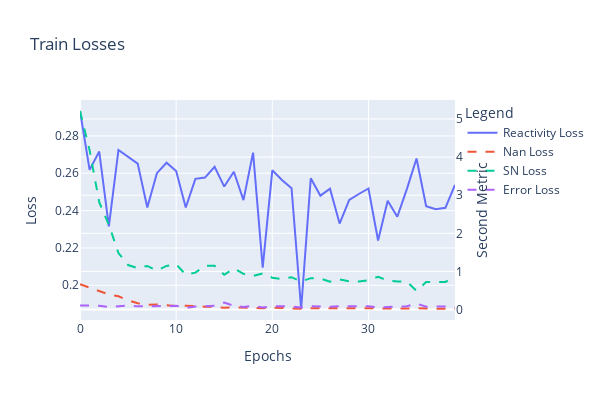
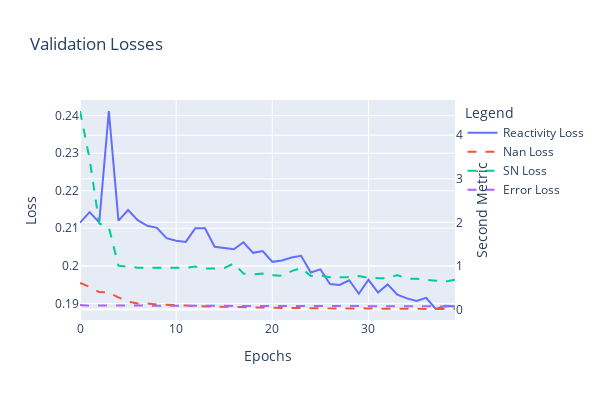

Notebook source saved alongside these figures, in order:
### Code cell
n_epoch = 10

for epoch in range(n_epoch):
    train_list_chunks = split_list_to_chunks(train_list, 3, shuffle=True)
    for i, train_list_chunk in enumerate(train_list_chunks):
        
        print("epoch:", epoch, "\ntrain step:", i)
        do_step(crimsonformer, train_list_chunk, train_logger, "train", optimizer=optimizer, scheduler=scheduler)

        print("epoch:", epoch, "\nvalidation")
        do_step(crimsonformer, val_list, val_logger, "validation", optimizer=None, scheduler=None)

        display_progress(train_logger=train_logger, val_logger=val_logger, second_axis_keys=["Nan Loss", "SN Loss", "Error Loss"], clear_output=True)

        pred_list, label_list = predict(crimsonformer, val_list, is_label=True)
        plot_pred_vs_label(pred_list[0], label_list[0], grid_height=2, grid_width=2)

### Figure 1 — Plotly figure (JSON) as saved in the notebook; plotly's stock layout.template omitted (floating-point values rounded to 4 significant figures)
{"data": [{"mode": "lines", "name": "Reactivity Loss", "type": "scatter", "x": [0, 1, 2, 3, 4, 5, 6, 7, 8, 9, 10, 11, 12, 13, 14, 15, 16, 17, 18, 19, 20, 21, 22, 23, 24, 25, 26, 27, 28, 29, 30, 31, 32, 33, 34, 35, 36, 37, 38, 39], "y": [0.2933, 0.2618, 0.2716, 0.2315, 0.2725, 0.2686, 0.2652, 0.2417, 0.2601, 0.2656, 0.2612, 0.2417, 0.257, 0.2577, 0.2635, 0.2529, 0.2608, 0.2456, 0.2711, 0.2095, 0.2616, 0.2563, 0.252, 0.1873, 0.2573, 0.248, 0.2517, 0.2331, 0.2457, 0.2489, 0.2518, 0.224, 0.2453, 0.2367, 0.2516, 0.2679, 0.2424, 0.2407, 0.2415, 0.2538]}, {"line": {"dash": "dash", "width": 2}, "mode": "lines", "name": "Nan Loss", "type": "scatter", "x": [0, 1, 2, 3, 4, 5, 6, 7, 8, 9, 10, 11, 12, 13, 14, 15, 16, 17, 18, 19, 20, 21, 22, 23, 24, 25, 26, 27, 28, 29, 30, 31, 32, 33, 34, 35, 36, 37, 38, 39], "y": [0.6619, 0.5731, 0.4794, 0.3951, 0.3464, 0.2444, 0.1665, 0.1277, 0.1328, 0.1129, 0.09349, 0.1017, 0.0819, 0.07505, 0.07208, 0.04447, 0.05988, 0.05099, 0.05921, 0.03635, 0.04946, 0.04526, 0.03667, 0.01921, 0.03678, 0.03503, 0.03163, 0.03434, 0.0288, 0.03126, 0.02434, 0.014, 0.02319, 0.02235, 0.02792, 0.03494, 0.02105, 0.01964, 0.01963, 0.01524], "yaxis": "y2"}, {"line": {"dash": "dash", "width": 2}, "mode": "lines", "name": "SN Loss", "type": "scatter", "x": [0, 1, 2, 3, 4, 5, 6, 7, 8, 9, 10, 11, 12, 13, 14, 15, 16, 17, 18, 19, 20, 21, 22, 23, 24, 25, 26, 27, 28, 29, 30, 31, 32, 33, 34, 35, 36, 37, 38, 39], "y": [5.209, 4.177, 2.816, 2.226, 1.48, 1.168, 1.088, 1.144, 1.021, 1.143, 1.19, 0.9123, 0.9686, 1.147, 1.149, 0.9127, 1.079, 0.9372, 0.8818, 0.9489, 0.8354, 0.7993, 0.8482, 0.7339, 0.8235, 0.8114, 0.7321, 0.7918, 0.7389, 0.733, 0.7694, 0.861, 0.761, 0.7356, 0.7328, 0.4888, 0.7199, 0.7184, 0.7239, 0.8729], "yaxis": "y2"}, {"line": {"dash": "dash", "width": 2}, "mode": "lines", "name": "Error Loss", "type": "scatter", "x": [0, 1, 2, 3, 4, 5, 6, 7, 8, 9, 10, 11, 12, 13, 14, 15, 16, 17, 18, 19, 20, 21, 22, 23, 24, 25, 26, 27, 28, 29, 30, 31, 32, 33, 34, 35, 36, 37, 38, 39], "y": [0.1086, 0.1044, 0.09641, 0.06429, 0.09155, 0.1088, 0.08298, 0.08254, 0.0893, 0.09256, 0.1014, 0.04287, 0.07638, 0.09464, 0.09892, 0.1862, 0.09589, 0.06858, 0.1013, 0.0531, 0.08595, 0.08604, 0.08131, 0.05304, 0.08949, 0.08155, 0.07332, 0.08926, 0.08293, 0.07627, 0.08363, 0.05304, 0.07331, 0.07643, 0.08483, 0.1583, 0.07233, 0.082, 0.08097, 0.06912], "yaxis": "y2"}], "layout": {"height": 400, "hovermode": "closest", "legend": {"title": {"text": "Legend"}}, "title": {"text": "Train Losses"}, "width": 600, "xaxis": {"title": {"text": "Epochs"}}, "yaxis": {"title": {"text": "Loss"}}, "yaxis2": {"overlaying": "y", "side": "right", "title": {"text": "Second Metric"}}}}

### Figure 2 — Plotly figure (JSON) as saved in the notebook; plotly's stock layout.template omitted (floating-point values rounded to 4 significant figures)
{"data": [{"mode": "lines", "name": "Reactivity Loss", "type": "scatter", "x": [0, 1, 2, 3, 4, 5, 6, 7, 8, 9, 10, 11, 12, 13, 14, 15, 16, 17, 18, 19, 20, 21, 22, 23, 24, 25, 26, 27, 28, 29, 30, 31, 32, 33, 34, 35, 36, 37, 38, 39], "y": [0.2115, 0.2143, 0.2116, 0.2412, 0.212, 0.2148, 0.2122, 0.2107, 0.2101, 0.2074, 0.2067, 0.2064, 0.21, 0.21, 0.2051, 0.2048, 0.2044, 0.2063, 0.2035, 0.2039, 0.2011, 0.2014, 0.2022, 0.2027, 0.1982, 0.1991, 0.1951, 0.1949, 0.1962, 0.1925, 0.1963, 0.1929, 0.195, 0.1923, 0.1913, 0.1906, 0.1915, 0.1885, 0.1893, 0.1892]}, {"line": {"dash": "dash", "width": 2}, "mode": "lines", "name": "Nan Loss", "type": "scatter", "x": [0, 1, 2, 3, 4, 5, 6, 7, 8, 9, 10, 11, 12, 13, 14, 15, 16, 17, 18, 19, 20, 21, 22, 23, 24, 25, 26, 27, 28, 29, 30, 31, 32, 33, 34, 35, 36, 37, 38, 39], "y": [0.606, 0.5146, 0.397, 0.3891, 0.276, 0.179, 0.1346, 0.1338, 0.111, 0.1096, 0.09399, 0.09033, 0.07257, 0.06698, 0.06261, 0.06444, 0.05879, 0.04586, 0.04026, 0.0403, 0.0352, 0.03035, 0.02954, 0.02997, 0.02481, 0.02596, 0.02043, 0.0202, 0.02238, 0.01679, 0.01775, 0.01705, 0.01644, 0.01394, 0.01198, 0.01155, 0.01134, 0.01268, 0.008941, 0.008947], "yaxis": "y2"}, {"line": {"dash": "dash", "width": 2}, "mode": "lines", "name": "SN Loss", "type": "scatter", "x": [0, 1, 2, 3, 4, 5, 6, 7, 8, 9, 10, 11, 12, 13, 14, 15, 16, 17, 18, 19, 20, 21, 22, 23, 24, 25, 26, 27, 28, 29, 30, 31, 32, 33, 34, 35, 36, 37, 38, 39], "y": [4.557, 3.454, 1.972, 1.882, 1.005, 0.9747, 0.9576, 0.9541, 0.9566, 0.9515, 0.9553, 0.9553, 0.9838, 0.9389, 0.9365, 0.9489, 1.055, 0.8213, 0.8071, 0.8228, 0.7825, 0.7721, 0.8788, 0.9516, 0.7661, 0.7789, 0.74, 0.7412, 0.736, 0.7652, 0.7215, 0.7171, 0.7139, 0.7899, 0.7064, 0.7019, 0.6735, 0.6599, 0.6356, 0.681], "yaxis": "y2"}, {"line": {"dash": "dash", "width": 2}, "mode": "lines", "name": "Error Loss", "type": "scatter", "x": [0, 1, 2, 3, 4, 5, 6, 7, 8, 9, 10, 11, 12, 13, 14, 15, 16, 17, 18, 19, 20, 21, 22, 23, 24, 25, 26, 27, 28, 29, 30, 31, 32, 33, 34, 35, 36, 37, 38, 39], "y": [0.09981, 0.08217, 0.09034, 0.09129, 0.08262, 0.08156, 0.08142, 0.08097, 0.08175, 0.08083, 0.08225, 0.08214, 0.08227, 0.0817, 0.08036, 0.08042, 0.07956, 0.0777, 0.07882, 0.07705, 0.07432, 0.07664, 0.07624, 0.07758, 0.07556, 0.07243, 0.07214, 0.07216, 0.07276, 0.07181, 0.07482, 0.0745, 0.0714, 0.07201, 0.07477, 0.07542, 0.06998, 0.07006, 0.06858, 0.06968], "yaxis": "y2"}], "layout": {"height": 400, "hovermode": "closest", "legend": {"title": {"text": "Legend"}}, "title": {"text": "Validation Losses"}, "width": 600, "xaxis": {"title": {"text": "Epochs"}}, "yaxis": {"title": {"text": "Loss"}}, "yaxis2": {"overlaying": "y", "side": "right", "title": {"text": "Second Metric"}}}}
